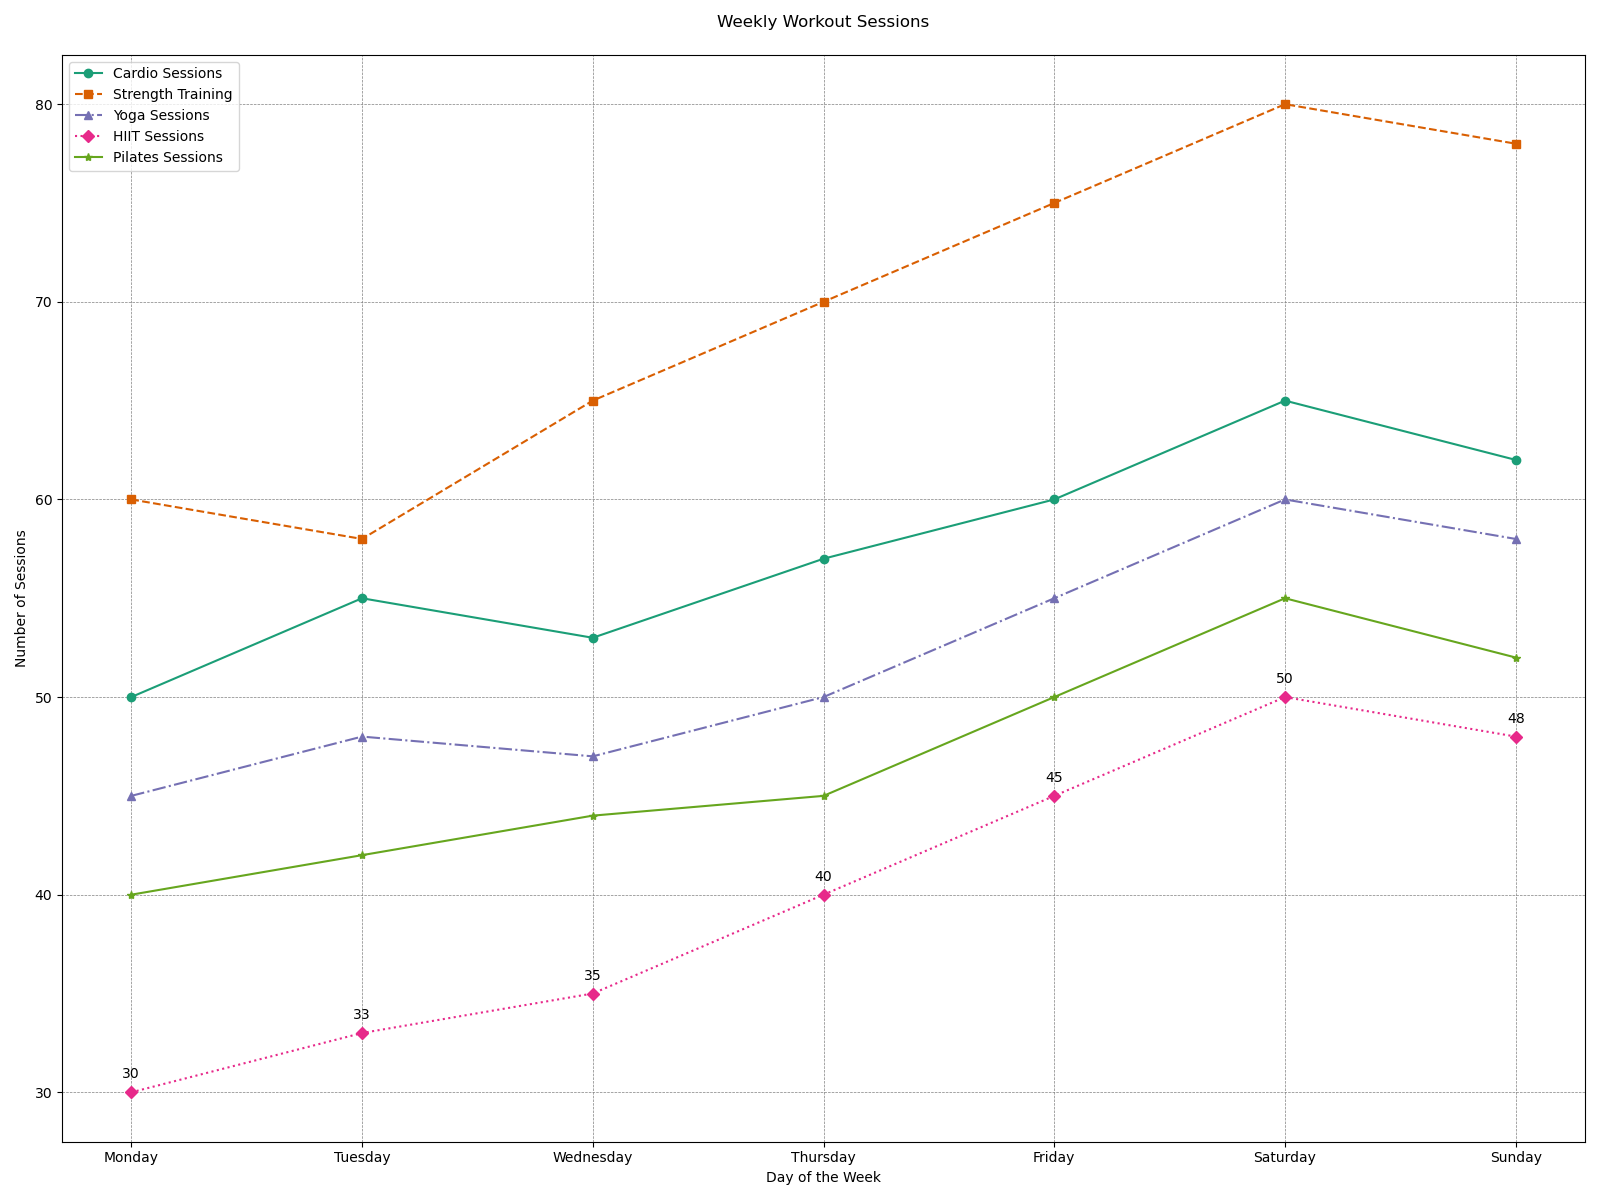

Write the Python code that produced this figure.

import matplotlib.pyplot as plt

data = [
    {'Day': 'Monday', 'Cardio Sessions': 50, 'Strength Training': 60, 'Yoga Sessions': 45, 'HIIT Sessions': 30, 'Pilates Sessions': 40},
    {'Day': 'Tuesday', 'Cardio Sessions': 55, 'Strength Training': 58, 'Yoga Sessions': 48, 'HIIT Sessions': 33, 'Pilates Sessions': 42},
    {'Day': 'Wednesday', 'Cardio Sessions': 53, 'Strength Training': 65, 'Yoga Sessions': 47, 'HIIT Sessions': 35, 'Pilates Sessions': 44},
    {'Day': 'Thursday', 'Cardio Sessions': 57, 'Strength Training': 70, 'Yoga Sessions': 50, 'HIIT Sessions': 40, 'Pilates Sessions': 45},
    {'Day': 'Friday', 'Cardio Sessions': 60, 'Strength Training': 75, 'Yoga Sessions': 55, 'HIIT Sessions': 45, 'Pilates Sessions': 50},
    {'Day': 'Saturday', 'Cardio Sessions': 65, 'Strength Training': 80, 'Yoga Sessions': 60, 'HIIT Sessions': 50, 'Pilates Sessions': 55},
    {'Day': 'Sunday', 'Cardio Sessions': 62, 'Strength Training': 78, 'Yoga Sessions': 58, 'HIIT Sessions': 48, 'Pilates Sessions': 52}
]

days = [item['Day'] for item in data]
cardio_sessions = [item['Cardio Sessions'] for item in data]
strength_training = [item['Strength Training'] for item in data]
yoga_sessions = [item['Yoga Sessions'] for item in data]
hiit_sessions = [item['HIIT Sessions'] for item in data]
pilates_sessions = [item['Pilates Sessions'] for item in data]

plt.figure(figsize=(16, 12))
plt.plot(days, cardio_sessions, label='Cardio Sessions', linestyle='-', marker='o', color='#1b9e77')
plt.plot(days, strength_training, label='Strength Training', linestyle='--', marker='s', color='#d95f02')
plt.plot(days, yoga_sessions, label='Yoga Sessions', linestyle='-.', marker='^', color='#7570b3')
plt.plot(days, hiit_sessions, label='HIIT Sessions', linestyle=':', marker='D', color='#e7298a')
plt.plot(days, pilates_sessions, label='Pilates Sessions', linestyle='-', marker='*', color='#66a61e')

plt.title('Weekly Workout Sessions', pad=20)
plt.xlabel('Day of the Week')
plt.ylabel('Number of Sessions')
plt.legend(loc='upper left')

plt.grid(True, linestyle='--', linewidth=0.5, color='gray')

for i, txt in enumerate(hiit_sessions):
    plt.annotate(txt, (days[i], hiit_sessions[i]), textcoords="offset points", xytext=(0,10), ha='center')

plt.tight_layout()
plt.show()
